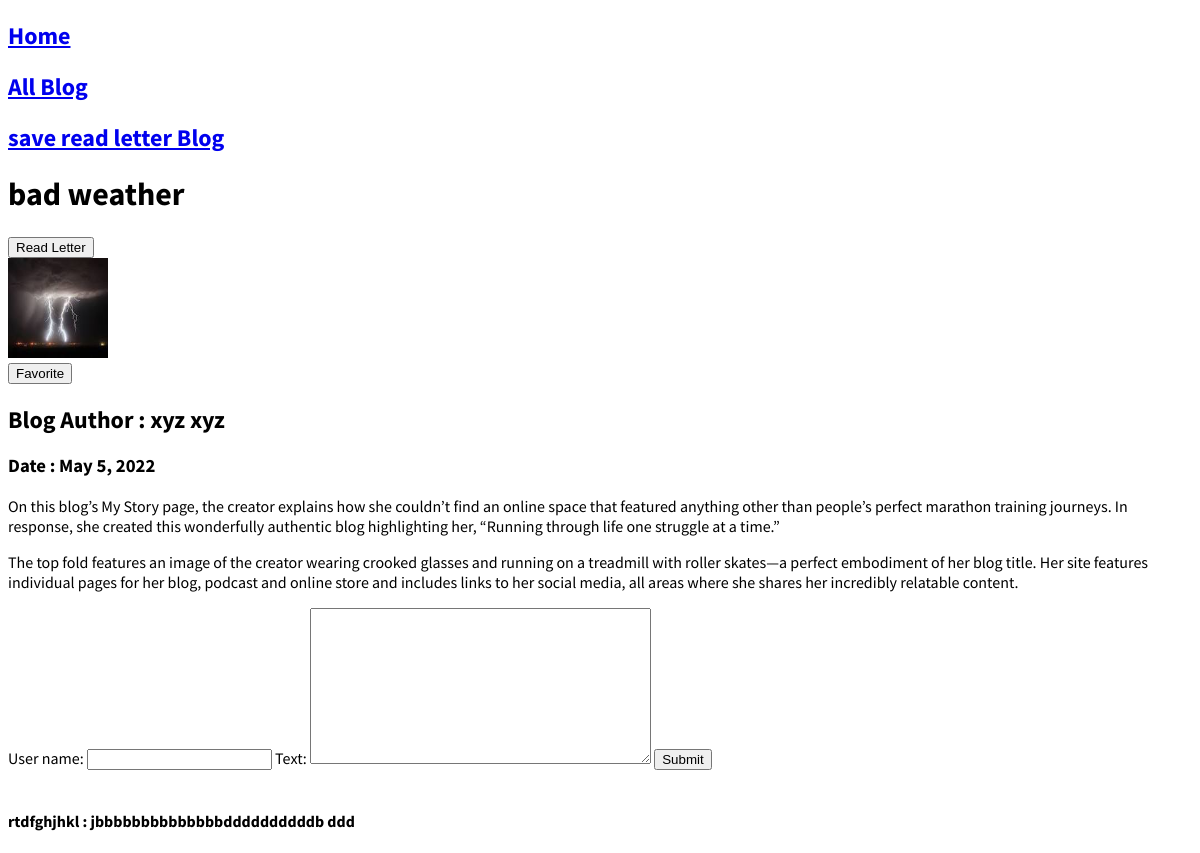
The app's page /blog/bad-weather/ with its own data.
### posts/models.py (models this page shows, shortened)
class BlogModel(models.Model):
    title = models.CharField(max_length=100)
    image = models.ImageField(upload_to = 'image')
    date = models.DateField()
    slug = models.SlugField()
    text = models.TextField()
    author = models.ForeignKey(Author, on_delete=models.CASCADE)

class Author(models.Model):
    fname = models.CharField(max_length=100)
    lname = models.CharField(max_length=100)
    def __str__(self):
        return f"{self.fname} {self.lname}"

class CommentModel(models.Model):
    user_name = models.CharField(max_length=50, blank=False)
    text = models.TextField(max_length=400, blank=False)
    post = models.ForeignKey(BlogModel, on_delete=models.CASCADE)

### posts/views.py (the view, shortened to what this page needs)
# urls.py: path('blog/<slug:slug>/', views.blog_detail, name='blog_detail'),
def blog_detail(request, slug):
    blog = BlogModel.objects.get(slug=slug)
    co = blog.commentmodel_set.all().order_by('-id')
    session = session_check(request, blog, 'stored_posts')
    favorited = session_check(request, blog, 'favrite1')
    form = CommentForm()
    return render(request, 'posts/blog_detail.html', {'blog' : blog, 'forms' : form, 'comment' : co, 'is_favorite' : favorited, 'session': session})

### posts/forms.py
class CommentForm(forms.ModelForm):
    class Meta:
        model = CommentModel
        exclude = ['post']
        label = {
            'user_name' : 'User Name',
            'text' : 'Comment'
        }

### posts/views.py (called while the page is built)
def session_check(request, blog, key_value):
    stored_posts = request.session.get(key_value)
    if stored_posts:
        is_true = str(blog.id) in stored_posts
    else:
        is_true = False
    return is_true

### posts/templates/posts/blog_detail.html (shortened to what this page needs)
{% extends 'base.html' %}
{% block pagebody %}
{% include 'posts/include/nav.html' %}
<h1>{{blog.title}}</h1>
<form action="/read_leter/" method='POST'>
{% if session %}
<button>Remove Read Letter blog</button>
{% else %}
<button>Read Letter</button>
{% endif %}
</form>
<img src="{{blog.image.url}}" alt="{{blog.title}}" height=100px width=100px>
<form action="/favorite/" method='post'>
    {% if is_favorite %}
        <button>Remove for favorite</button>
    {% else %}
        <button>Favorite</button>
    {% endif %}
</form>
<h2>Blog Author : {{blog.author}}</h2>
<h3>Date : {{blog.date}}</h3>
<p>{{blog.text |linebreaks}}</p>
<form action="/blog/{{blog.slug}}/" method='post'>
{{forms}}
<button type="submit" class="btn btn-primary">Submit</button>
</form>
<br>
{% for comm in comment %}
<h4><span>{{comm.user_name}} : {{comm.text}}</span></h4>
{% endfor %}
{% endblock pagebody %}

### static/base.css (style rules this page uses)
html { font-family: 'Source Sans Pro', sans-serif; }

### records on screen
BlogModel: title "bad weather", image (picture), author "xyz xyz", date "May 5, 2022", text "On this blog’s My Story page, the creator explains how she couldn’t find an online space that featured anything other than people’s perfect marathon training journeys. In response, she created this wonderfully authentic blog highlighting her, “Running through life one struggle at a time.” The top fold features an image of the creator wearing crooked glasses and running on a treadmill with roller skates—a perfect embodiment of her blog title. Her site features individual pages for her blog, podcast and online store and includes links to her social media, all areas where she shares her incredibly relatable content."
CommentModel: user_name "rtdfghjhkl", text "jbbbbbbbbbbbbbbddddddddddb ddd"
